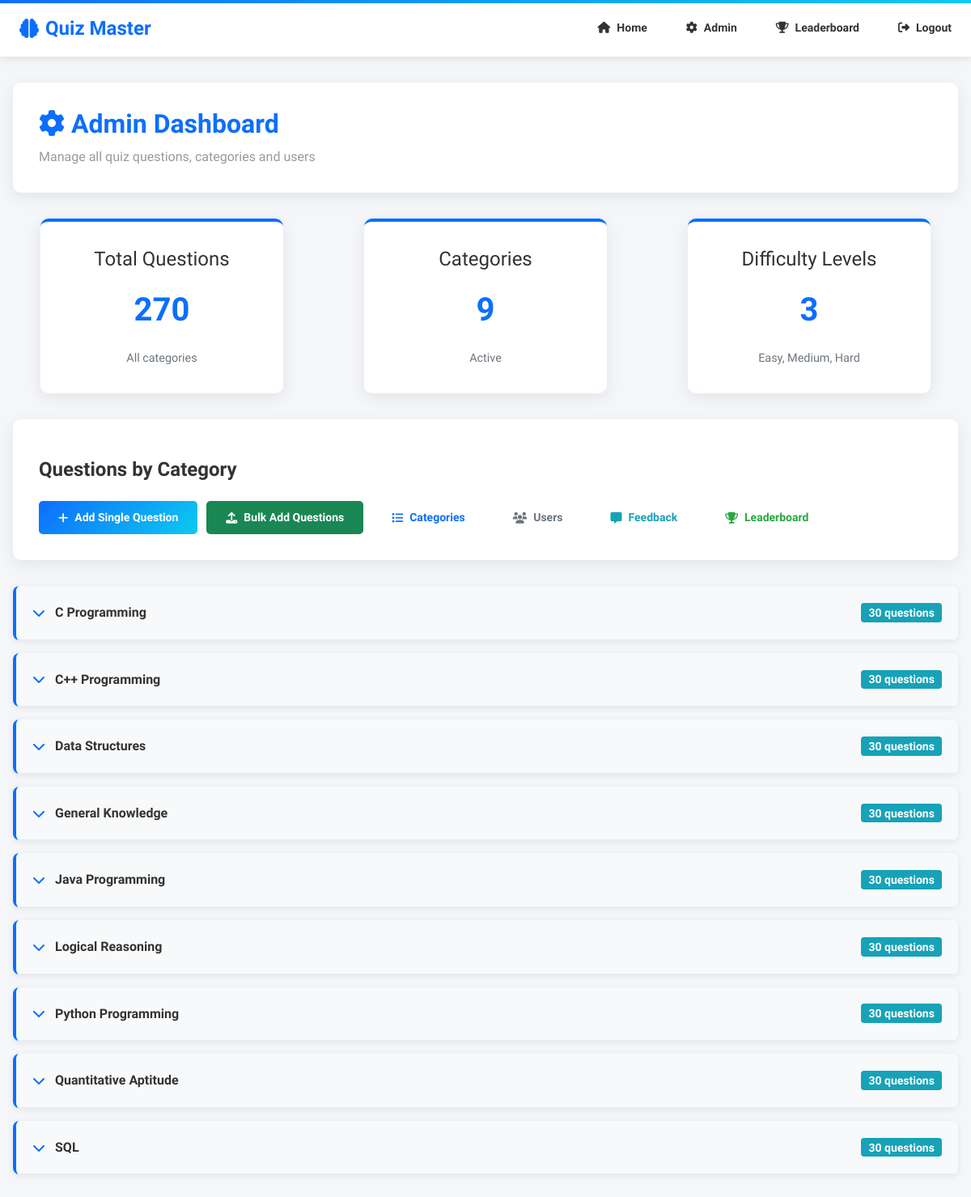
The page /admin/ (signed in) on the database its author committed.
### app/models.py (models this page shows)
class Category(db.Model):
    id = db.Column(db.Integer, primary_key=True)
    name = db.Column(db.String(80), unique=True, nullable=False)
    questions = db.relationship('Question', backref='category', lazy=True)

### app/admin/routes.py (the view)
@admin_bp.route('/')
@login_required
@admin_required
def index():
    categories = Category.query.order_by(Category.name).all()
    category_questions = {}
    total_questions = 0
    for cat in categories:
        questions = Question.query.filter_by(category_id=cat.id).order_by(
            Question.difficulty.desc(),
            Question.id.desc()
        ).all()
        category_questions[cat.id] = questions
        total_questions += len(questions)
    return render_template('admin/index.html',
                         categories=categories,
                         category_questions=category_questions,
                         total_questions=total_questions)

### app/admin/routes.py (called while the page is built)
def admin_required(f):
    from functools import wraps
    @wraps(f)
    def wrapper(*args, **kwargs):
        if not current_user.is_authenticated or not current_user.is_admin():
            flash('Admin access required', 'danger')
            return redirect(url_for('auth.login'))
        return f(*args, **kwargs)
    return wrapper

### app/models.py (called while the page is built)
@login_manager.user_loader
def load_user(user_id):
    return User.query.get(int(user_id))

    def is_admin(self):
        return self.role == Role.ADMIN

### app/templates/admin/index.html (shortened to what this page needs)
{% extends 'base.html' %}
{% block content %}
<div class="admin-container">
  <div class="admin-wrapper">
    <div class="admin-header">
      <h1><i class="fas fa-cog"></i> Admin Dashboard</h1>
      <p>Manage all quiz questions, categories and users</p>
    </div>
    <div class="admin-cards">
      <div class="admin-card">
        <h3>Total Questions</h3>
        <div class="count">{{ total_questions }}</div>
        <p class="text-muted">All categories</p>
      </div>
      <div class="admin-card">
        <h3>Categories</h3>
        <div class="count">{{ categories|length }}</div>
        <p class="text-muted">Active</p>
      </div>
      <div class="admin-card">
        <h3>Difficulty Levels</h3>
        <div class="count">3</div>
        <p class="text-muted">Easy, Medium, Hard</p>
      </div>
    </div>
    <div class="admin-header">
      <div class="d-flex justify-content-between align-items-center flex-wrap gap-2">
        <h2>Questions by Category</h2>
        <div class="btn-group">
          <a class="btn btn-primary" href="{{ url_for('admin.new_question') }}">
            <i class="fas fa-plus"></i> Add Single Question
          </a>
          <a class="btn btn-success" href="{{ url_for('admin.bulk_add_questions') }}">
            <i class="fas fa-upload"></i> Bulk Add Questions
          </a>
          <a class="btn btn-outline-primary" href="{{ url_for('admin.categories') }}">
            <i class="fas fa-list"></i> Categories
          </a>
          <a class="btn btn-outline-secondary" href="{{ url_for('admin.users') }}">
            <i class="fas fa-users"></i> Users
          </a>
          <a class="btn btn-outline-info" href="{{ url_for('admin.feedback') }}">
            <i class="fas fa-comment-alt"></i> Feedback
          </a>
          <a class="btn btn-outline-success" href="{{ url_for('quiz.leaderboard') }}">
            <i class="fas fa-trophy"></i> Leaderboard
          </a>
        </div>
      </div>
    </div>
    <div class="accordion" id="categoriesAccordion">
      {% for category in categories %}
      <div class="category-section">
        <div class="category-header" data-toggle="collapse" data-target="#category-{{ category.id }}" role="button">
          <div class="category-title">
            <i class="fas fa-chevron-down category-toggle"></i>
            <span class="category-name">{{ category.name }}</span>
            <span class="badge badge-info">{{ category_questions[category.id]|length }} questions</span>
          </div>
        </div>
      </div>
      {% endfor %}
    </div>
  </div>
</div>
{% endblock %}

### app/templates/base.html (shortened to what this page needs)
<!doctype html>
<html lang="en">
    <head>
        <link rel="stylesheet" href="https://maxcdn.bootstrapcdn.com/bootstrap/4.0.0/css/bootstrap.min.css">
        <link rel="stylesheet" href="https://cdnjs.cloudflare.com/ajax/libs/font-awesome/6.0.0/css/all.min.css">
        <link rel="stylesheet" href="{{ url_for('static', filename='css/professional.css') }}">
        <link rel="stylesheet" href="{{ url_for('static', filename='css/custom.css') }}">
        <link rel="stylesheet" href="{{ url_for('static', filename='css/leaderboard_vertical.css') }}">
    </head>
    <body>
    <nav>
        <div class="nav-brand">
            <i class="fas fa-brain"></i> Quiz Master
        </div>
        <div class="nav-links">
            <a href="{{ url_for('home') }}"><i class="fas fa-home"></i> Home</a>
            {%- if not current_user.is_authenticated -%}
            <a href="{{ url_for('auth.login') }}"><i class="fas fa-sign-in-alt"></i> Login</a>
            <a href="{{ url_for('auth.register') }}"><i class="fas fa-user-plus"></i> Register</a>
            <a href="{{ url_for('auth.admin_login') }}"><i class="fas fa-user-shield"></i> Admin Login</a>
            {%- else -%}
                {%- if current_user.is_admin() -%}
                <a href="{{ url_for('admin.index') }}"><i class="fas fa-cog"></i> Admin</a>
                <a href="{{ url_for('quiz.leaderboard') }}"><i class="fas fa-trophy"></i> Leaderboard</a>
                {%- else -%}
                <a href="{{ url_for('quiz.select') }}"><i class="fas fa-play-circle"></i> Quiz</a>
                <a href="{{ url_for('quiz.leaderboard') }}"><i class="fas fa-trophy"></i> Leaderboard</a>
                <a href="{{ url_for('competition.competition_menu') }}"><i class="fas fa-gamepad"></i> Competition</a>
                {%- endif -%}
            <a href="{{ url_for('auth.logout') }}"><i class="fas fa-sign-out-alt"></i> Logout</a>
            {%- endif -%}
        </div>
    </nav>
    {% block content %}{% endblock %}
    </body>
</html>

### app/static/css/professional.css (style rules this page uses)
:root { --primary-color: #0d6efd; --secondary-color: #6c757d; --success-color: #198754; --danger-color: #dc3545; --warning-color: #ffc107; --light-color: #f8f9fa; --dark-color: #212529; }
* { margin: 0; padding: 0; box-sizing: border-box; }
body { font-family: 'Raleway', 'Segoe UI', sans-serif; background-color: #f4f6f9; color: #444; line-height: 1.6; }
nav { background: #fff; box-shadow: 0 2px 10px rgba(0, 0, 0, 0.1); padding: 0 !important; position: sticky; top: 0; z-index: 100; display: flex !important; justify-content: space-between !important; align-items: center !important; }
nav::before { content: ''; position: absolute; top: 0; left: 0; right: 0; height: 4px; background: linear-gradient(to right, #0d6efd, #0dcaf0); }
.nav-brand { font-size: 24px; font-weight: 700; color: #0d6efd; display: flex; align-items: center; gap: 0.5rem; margin: 0 !important; padding: 1rem 1.5rem !important; }
.nav-links { list-style: none !important; display: flex !important; gap: 0 !important; margin: 0 !important; padding: 0 !important; }
.nav-links { display: flex !important; gap: 0 !important; margin: 0 !important; padding: 0 !important; }
.nav-links a { display: flex; align-items: center; gap: 0.5rem; padding: 1rem 1.5rem !important; text-decoration: none !important; color: #333 !important; font-weight: 600; font-size: 14px; transition: all 0.3s ease; border-bottom: 3px solid transparent; }
.btn { padding: 10px 24px !important; border-radius: 5px !important; font-weight: 600 !important; border: none !important; transition: all 0.3s ease !important; font-size: 14px; display: inline-flex; align-items: center; gap: 0.5rem; }
.btn-primary { background: linear-gradient(135deg, #0d6efd, #0dcaf0) !important; color: white !important; }
.btn-success { background: #198754 !important; color: white !important; }
.btn-outline-primary { color: #0d6efd !important; border-color: #0d6efd !important; background: transparent !important; transition: all 0.3s ease; }
.admin-container { min-height: calc(100vh - 70px); background-color: #f4f6f9; padding: 2rem 1rem; display: flex; align-items: flex-start; justify-content: center; }
.admin-wrapper { width: 100%; max-width: 1200px; }
.admin-header { background: white; border-radius: 10px; padding: 2rem; margin-bottom: 2rem; box-shadow: 0 5px 20px rgba(0, 0, 0, 0.08); }
.admin-header h1 { color: #0d6efd; font-size: 2rem; font-weight: 700; margin: 0; }
.admin-header p { color: #999; margin: 0.5rem 0 0 0; }
.admin-cards { display: grid; grid-template-columns: repeat(auto-fit, minmax(250px, 1fr)); gap: 2rem; margin-bottom: 2rem; justify-items: center; }
.admin-card { background: white; border-radius: 10px; padding: 2rem; box-shadow: 0 5px 20px rgba(0, 0, 0, 0.08); border-top: 4px solid #0d6efd; text-align: center; width: 100%; max-width: 300px; }
.admin-card h3 { font-size: 1.5rem; color: #333; margin: 0; }
.admin-card .count { font-size: 2.5rem; font-weight: 700; color: #0d6efd; margin: 1rem 0; }
.admin-card p { margin: 0.5rem 0 0 0; color: #999; font-size: 0.9rem; }
.admin-header h2 { color: #333; font-size: 1.5rem; font-weight: 700; margin: 1rem 0 0.5rem 0; }
.btn-group { display: flex; flex-wrap: wrap; gap: 0.75rem; }
.gap-2 { gap: 1rem; }

### app/static/css/custom.css (style rules this page uses)
.badge { padding: 0.35em 0.65em; font-size: 0.875em; font-weight: 600; border-radius: 0.25rem; }
.badge-info { background-color: #17a2b8; color: white; }

### app/templates/admin/index.html (style rules this page uses)
.accordion { margin-bottom: 2rem; }
.category-section { background-color: white; border-radius: 8px; box-shadow: 0 2px 8px rgba(0, 0, 0, 0.08); margin-bottom: 1rem; overflow: hidden; border-left: 4px solid #0d6efd; }
.category-header { padding: 1.25rem; background-color: #f8f9fa; border-bottom: 1px solid #e9ecef; cursor: pointer; -webkit-user-select: none; user-select: none; transition: background-color 0.3s ease; }
.category-title { display: flex; align-items: center; gap: 0.75rem; font-weight: 600; color: #333; }
.category-toggle { transition: transform 0.3s ease; color: #0d6efd; }
.category-name { flex: 1; }

### rows shown on the page
Category: name "C Programming", category_questions "30"
Category: name "C++ Programming", category_questions "30"
Category: name "Data Structures", category_questions "30"
Category: name "General Knowledge", category_questions "30"
Category: name "Java Programming", category_questions "30"
Category: name "Logical Reasoning", category_questions "30"
Category: name "Python Programming", category_questions "30"
Category: name "Quantitative Aptitude", category_questions "30"

### other values the page prints
{{ total_questions }} "270"
{{ categories|length }} "9"
